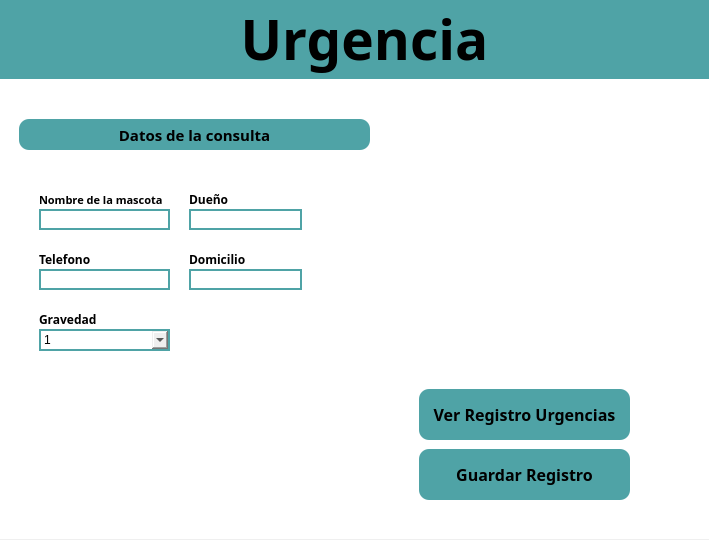
<?xml version="1.0" encoding="UTF-8"?>
<ui version="4.0">
 <class>MainWindow</class>
 <widget class="QMainWindow" name="MainWindow">
  <property name="geometry">
   <rect>
    <x>0</x>
    <y>0</y>
    <width>709</width>
    <height>540</height>
   </rect>
  </property>
  <property name="windowTitle">
   <string>MainWindow</string>
  </property>
  <widget class="QWidget" name="centralwidget">
   <widget class="QWidget" name="widget" native="true">
    <property name="geometry">
     <rect>
      <x>-1</x>
      <y>-1</y>
      <width>741</width>
      <height>540</height>
     </rect>
    </property>
    <widget class="QLabel" name="label">
     <property name="geometry">
      <rect>
       <x>0</x>
       <y>0</y>
       <width>731</width>
       <height>541</height>
      </rect>
     </property>
     <property name="styleSheet">
      <string notr="true">background: #FFFFFF;</string>
     </property>
     <property name="text">
      <string/>
     </property>
     <property name="alignment">
      <set>Qt::AlignCenter</set>
     </property>
    </widget>
    <widget class="QLabel" name="label_2">
     <property name="geometry">
      <rect>
       <x>0</x>
       <y>0</y>
       <width>731</width>
       <height>80</height>
      </rect>
     </property>
     <property name="font">
      <font>
       <family>Corbel</family>
       <pointsize>41</pointsize>
       <weight>75</weight>
       <bold>true</bold>
       <underline>false</underline>
       <kerning>true</kerning>
      </font>
     </property>
     <property name="layoutDirection">
      <enum>Qt::LeftToRight</enum>
     </property>
     <property name="styleSheet">
      <string notr="true">background: #4fa3a6;</string>
     </property>
     <property name="text">
      <string>Urgencia</string>
     </property>
     <property name="alignment">
      <set>Qt::AlignCenter</set>
     </property>
    </widget>
    <widget class="QLabel" name="label_3">
     <property name="geometry">
      <rect>
       <x>390</x>
       <y>110</y>
       <width>301</width>
       <height>271</height>
      </rect>
     </property>
     <property name="font">
      <font>
       <pointsize>6</pointsize>
      </font>
     </property>
     <property name="styleSheet">
      <string notr="true">border-image: url(:/image/perro.png);</string>
     </property>
     <property name="text">
      <string/>
     </property>
    </widget>
    <widget class="QLabel" name="label_4">
     <property name="geometry">
      <rect>
       <x>20</x>
       <y>120</y>
       <width>351</width>
       <height>31</height>
      </rect>
     </property>
     <property name="font">
      <font>
       <family>Corbel</family>
       <pointsize>11</pointsize>
       <weight>75</weight>
       <bold>true</bold>
      </font>
     </property>
     <property name="styleSheet">
      <string notr="true">background: #4fa3a6;
border-radius: 10;</string>
     </property>
     <property name="text">
      <string>Datos de la consulta</string>
     </property>
     <property name="alignment">
      <set>Qt::AlignCenter</set>
     </property>
    </widget>
    <widget class="QLineEdit" name="Nombre_mascota">
     <property name="geometry">
      <rect>
       <x>40</x>
       <y>210</y>
       <width>131</width>
       <height>21</height>
      </rect>
     </property>
     <property name="styleSheet">
      <string notr="true">border: 2px solid #4fa3a6 ;
</string>
     </property>
    </widget>
    <widget class="QLineEdit" name="Dueno_edit">
     <property name="geometry">
      <rect>
       <x>190</x>
       <y>210</y>
       <width>113</width>
       <height>21</height>
      </rect>
     </property>
     <property name="styleSheet">
      <string notr="true">border: 2px solid #4fa3a6 ;</string>
     </property>
    </widget>
    <widget class="QLineEdit" name="telefono_edit">
     <property name="geometry">
      <rect>
       <x>40</x>
       <y>270</y>
       <width>131</width>
       <height>21</height>
      </rect>
     </property>
     <property name="styleSheet">
      <string notr="true">border: 2px solid #4fa3a6 ;</string>
     </property>
    </widget>
    <widget class="QLineEdit" name="domicilio_edit">
     <property name="geometry">
      <rect>
       <x>190</x>
       <y>270</y>
       <width>113</width>
       <height>21</height>
      </rect>
     </property>
     <property name="styleSheet">
      <string notr="true">border: 2px solid #4fa3a6 ;</string>
     </property>
    </widget>
    <widget class="QLabel" name="label_5">
     <property name="geometry">
      <rect>
       <x>40</x>
       <y>190</y>
       <width>131</width>
       <height>21</height>
      </rect>
     </property>
     <property name="font">
      <font>
       <family>Corbel</family>
       <pointsize>8</pointsize>
       <weight>75</weight>
       <bold>true</bold>
      </font>
     </property>
     <property name="text">
      <string>Nombre de la mascota</string>
     </property>
    </widget>
    <widget class="QLabel" name="label_6">
     <property name="geometry">
      <rect>
       <x>190</x>
       <y>190</y>
       <width>111</width>
       <height>21</height>
      </rect>
     </property>
     <property name="font">
      <font>
       <family>Corbel</family>
       <weight>75</weight>
       <bold>true</bold>
      </font>
     </property>
     <property name="text">
      <string>Dueño</string>
     </property>
    </widget>
    <widget class="QLabel" name="label_7">
     <property name="geometry">
      <rect>
       <x>40</x>
       <y>250</y>
       <width>111</width>
       <height>21</height>
      </rect>
     </property>
     <property name="font">
      <font>
       <family>Corbel</family>
       <weight>75</weight>
       <bold>true</bold>
      </font>
     </property>
     <property name="text">
      <string>Telefono</string>
     </property>
    </widget>
    <widget class="QLabel" name="label_8">
     <property name="geometry">
      <rect>
       <x>190</x>
       <y>250</y>
       <width>111</width>
       <height>21</height>
      </rect>
     </property>
     <property name="font">
      <font>
       <family>Corbel</family>
       <weight>75</weight>
       <bold>true</bold>
      </font>
     </property>
     <property name="text">
      <string>Domicilio</string>
     </property>
    </widget>
    <widget class="QComboBox" name="Gravedad_box">
     <property name="geometry">
      <rect>
       <x>40</x>
       <y>330</y>
       <width>131</width>
       <height>22</height>
      </rect>
     </property>
     <property name="styleSheet">
      <string notr="true">border: 2px solid #4fa3a6 ;</string>
     </property>
     <item>
      <property name="text">
       <string>1</string>
      </property>
     </item>
     <item>
      <property name="text">
       <string>2</string>
      </property>
     </item>
     <item>
      <property name="text">
       <string>3</string>
      </property>
     </item>
     <item>
      <property name="text">
       <string>4</string>
      </property>
     </item>
     <item>
      <property name="text">
       <string>5</string>
      </property>
     </item>
    </widget>
    <widget class="QLabel" name="label_9">
     <property name="geometry">
      <rect>
       <x>40</x>
       <y>310</y>
       <width>111</width>
       <height>21</height>
      </rect>
     </property>
     <property name="font">
      <font>
       <family>Corbel</family>
       <weight>75</weight>
       <bold>true</bold>
      </font>
     </property>
     <property name="text">
      <string>Gravedad</string>
     </property>
    </widget>
    <widget class="QPushButton" name="Ver_registro">
     <property name="geometry">
      <rect>
       <x>420</x>
       <y>390</y>
       <width>211</width>
       <height>51</height>
      </rect>
     </property>
     <property name="font">
      <font>
       <family>Corbel</family>
       <pointsize>12</pointsize>
       <weight>75</weight>
       <bold>true</bold>
      </font>
     </property>
     <property name="styleSheet">
      <string notr="true">QPushButton {
    background: #4fa3a6;
    border-radius: 10px;
}

QPushButton::hover {
    background: #74b6b6;
}
</string>
     </property>
     <property name="text">
      <string>Ver Registro Urgencias</string>
     </property>
    </widget>
    <widget class="QPushButton" name="Guardar_registro">
     <property name="geometry">
      <rect>
       <x>420</x>
       <y>450</y>
       <width>211</width>
       <height>51</height>
      </rect>
     </property>
     <property name="font">
      <font>
       <family>Corbel</family>
       <pointsize>12</pointsize>
       <weight>75</weight>
       <bold>true</bold>
      </font>
     </property>
     <property name="styleSheet">
      <string notr="true">QPushButton {
    background: #4fa3a6;
    border-radius: 10px;
}

QPushButton::hover {
    background: #74b6b6;
}
</string>
     </property>
     <property name="text">
      <string>Guardar Registro</string>
     </property>
    </widget>
    <widget class="QPushButton" name="botonAtras">
     <property name="geometry">
      <rect>
       <x>20</x>
       <y>20</y>
       <width>41</width>
       <height>41</height>
      </rect>
     </property>
     <property name="styleSheet">
      <string notr="true">


QPushButton {
  
    
    border-radius: 20px;

  
}

QPushButton::hover {
    background: #74b6b6;
}
</string>
     </property>
     <property name="text">
      <string/>
     </property>
     <property name="icon">
      <iconset>
       <normaloff>:/image/Atras.png</normaloff>:/image/Atras.png</iconset>
     </property>
     <property name="iconSize">
      <size>
       <width>71</width>
       <height>61</height>
      </size>
     </property>
    </widget>
   </widget>
  </widget>
 </widget>
 <resources>
  <include location="res.qrc"/>
 </resources>
 <connections/>
</ui>
